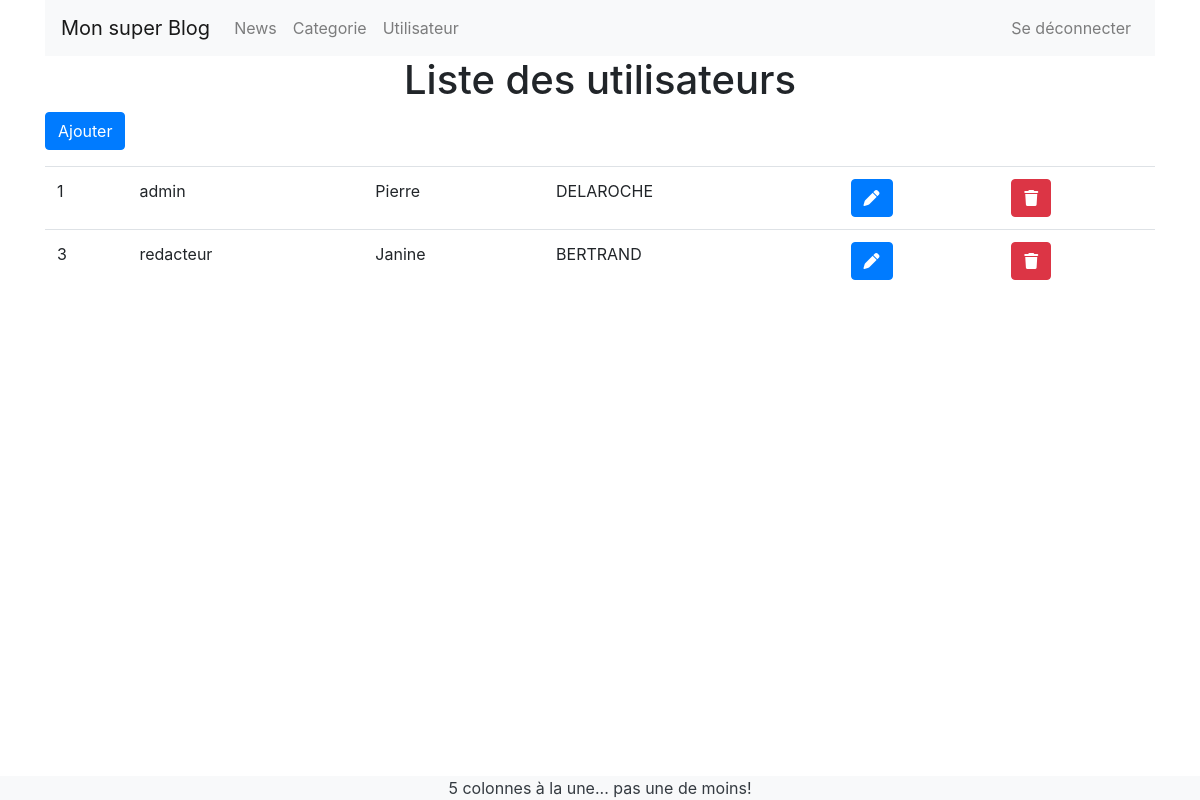
Screenshot of /index.php?controller=user (signed in) with the database file from the repository.
### tables this page shows
CREATE TABLE IF NOT EXISTS `user` (
  `id` int(11) NOT NULL AUTO_INCREMENT,
  `username` varchar(255) NOT NULL,
  `password` varchar(255) NOT NULL,
  `firstname` varchar(255) NOT NULL,
  `lastname` varchar(255) NOT NULL,
  PRIMARY KEY (`id`)
);

### Controller/UserController.php (called while the page is built, shortened)
<?php
include 'View\UserView.php';
include 'Model\UserModel.php';
class UserController extends Controller
{
    public function __construct()
    {
        $this->view = new UserView();
        $this->model = new UserModel();
    }
    public function start()
    {
        $listUsers = $this->model->getUsers();
        $this->view->displayHome($listUsers);
    }
}

### index.php (called while the page is built, shortened)
<?php
include 'View\View.php';
include 'Model\Model.php';
include 'Controller\UserController.php';
$paramGet = extractParameters();
$action = $paramGet['action'];
$controller = new $controller();
$controller->$action();
function extractParameters()
{
    if (isset($_GET['controller'])) {
        $controller = ucfirst($_GET['controller']) . "Controller";
    } else {
        $controller = 'NewController';
    }
    if (isset($_GET['action'])) {
        $action = $_GET['action'];
    } else {
        $action = 'start';
    }
    return (['controller' => $controller, 'action' => $action]);
}

### Model/Model.php (called while the page is built, shortened)
<?php
abstract class Model
{
    public function __construct()
    {
        try {
            $this->connexion = new PDO("mysql:host=" . self::SERVER . ";dbname="
                . self::BASE, self::USER, self::PASSWORD);
        } catch (Exception $e) {
            echo 'Erreur : ' . $e->getMessage();
        }
    }
}

### Model/UserModel.php (called while the page is built, shortened)
<?php
class UserModel extends Model
{
    public function getUsers() {
        $requete = $this->connexion->prepare("SELECT * FROM user");
        $result = $requete->execute();
        $users = $requete->fetchAll(PDO::FETCH_ASSOC);
        return $users;
    }
}

### View/UserView.php (the view, shortened to what this page needs)
<?php
class UserView extends View
{
    public function displayHome($listUsers)
    {
        $this->page .= "<h1 class='text-center'>Liste des utilisateurs</h1>";
        $this->page .= "<p><a href='index.php?controller=User&action=addForm' class='btn btn-primary'>Ajouter</a></p>";
        $this->page .= "<table class='table'>";
        foreach ($listUsers as $user) {
            $this->page .= "<tr>"
                . "<td>" . $user['id'] . "</td>"
                . "<td>" . $user['username'] . "</td>"
                . "<td>" . $user['firstname'] . "</td>"
                . "<td>" . $user['lastname'] . "</td>"
                . "<td><a href='index.php?controller=User&action=updateForm&id="
                . $user['id']
                . "' class='btn btn-primary' title='Mise à jour'><i class='fas fa-pen'></i></a>"
                . "</td>"
                . "<td><a href='index.php?controller=User&action=suppDB&id="
                . $user['id']
                . "' class='btn btn-danger' title='supprimer'><i class='fas fa-trash'></i></a>"
                . "</td>"
                . "</tr>";
        }
        $this->page .= "</table>";
    }
}

### rows the page displays
user: id "1", username "admin", firstname "Pierre", lastname "DELAROCHE"
user: id "3", username "redacteur", firstname "Janine", lastname "BERTRAND"

### other values shown
$this->page "Mon super Blog News 5 colonnes à la une... pas une de moins!"
